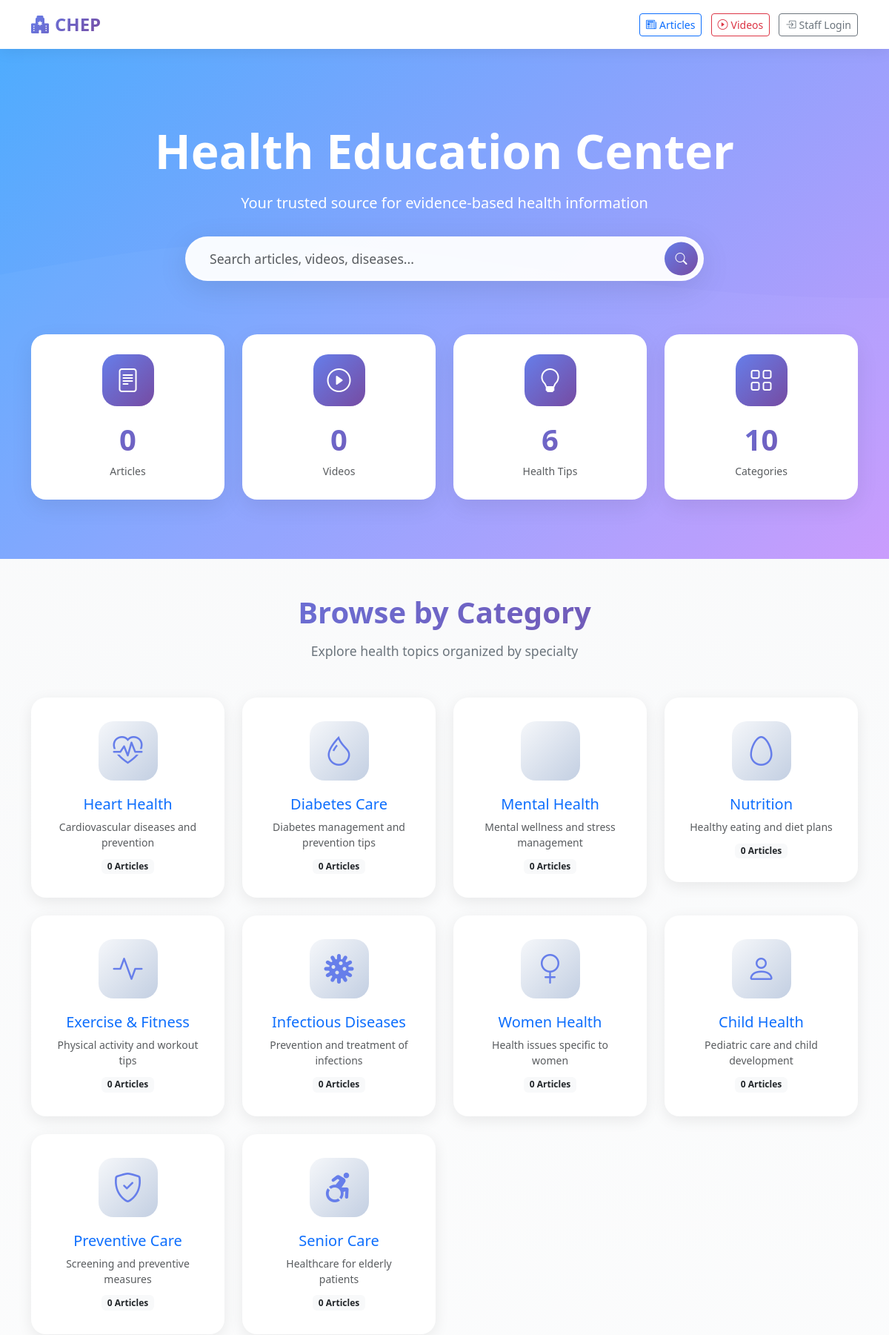
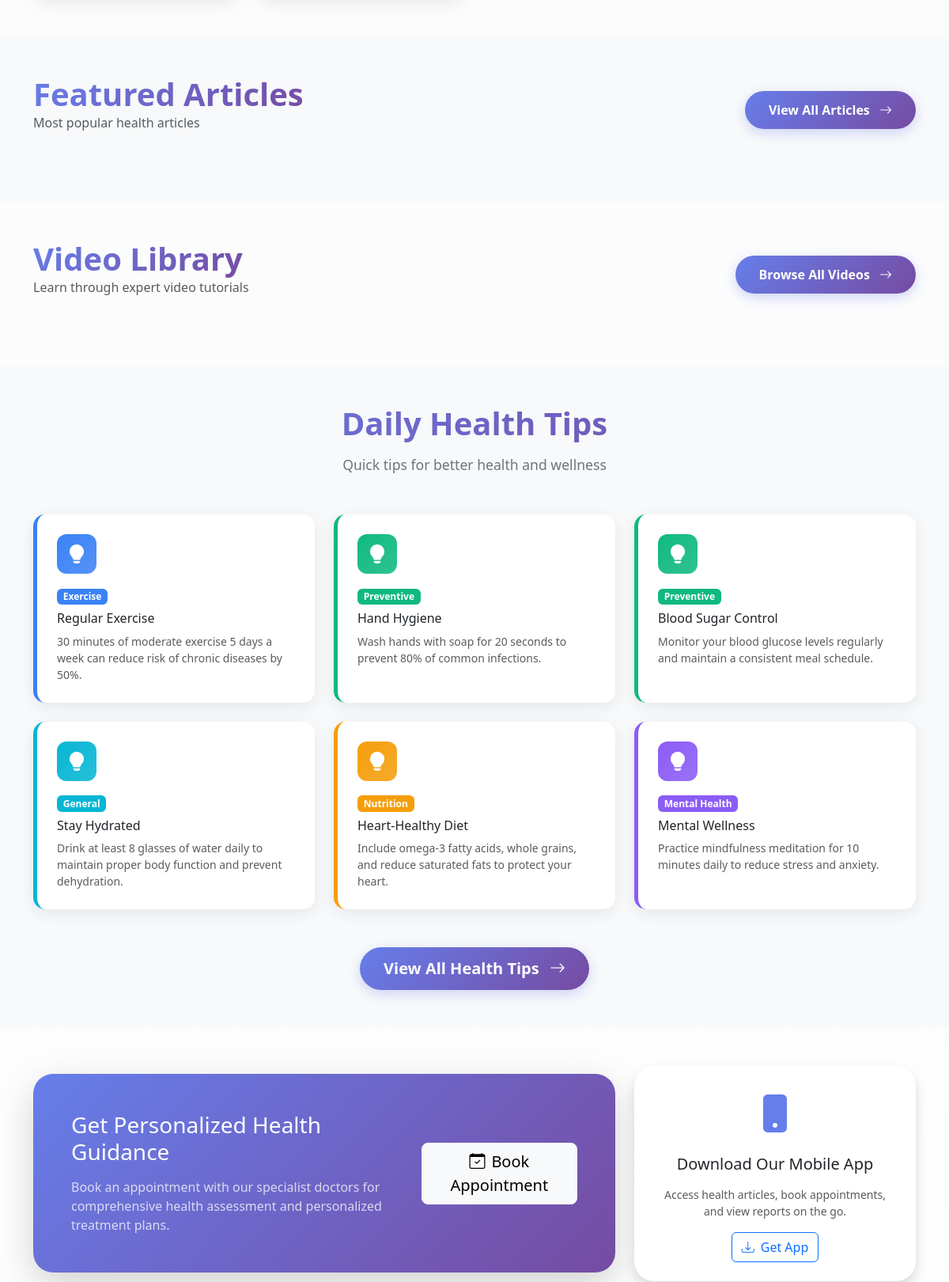
/education/index.php (upper part), run on the app's committed database (2 pictures, top to bottom).
### tables this page shows
CREATE TABLE `health_categories` (
  `id` INT UNSIGNED PRIMARY KEY AUTO_INCREMENT,
  `name` VARCHAR(100) NOT NULL,
  `slug` VARCHAR(100) UNIQUE NOT NULL,
  `description` TEXT,
  `icon` VARCHAR(50),
  `parent_id` INT UNSIGNED NULL,
  `order_position` INT DEFAULT 0,
  FOREIGN KEY (`parent_id`) REFERENCES `health_categories`(`id`) ON DELETE SET NULL
);

CREATE TABLE `health_tips` (
  `id` INT UNSIGNED PRIMARY KEY AUTO_INCREMENT,
  `title` VARCHAR(255) NOT NULL,
  `content` TEXT NOT NULL,
  `category_id` INT UNSIGNED NOT NULL,
  `tip_type` ENUM('preventive', 'nutrition', 'exercise', 'mental_health', 'general') NOT NULL,
  `priority` INT DEFAULT 0,
  `is_featured` TINYINT(1) DEFAULT 0,
  `created_by` INT UNSIGNED NOT NULL,
  `created_at` TIMESTAMP DEFAULT CURRENT_TIMESTAMP,
  FOREIGN KEY (`category_id`) REFERENCES `health_categories`(`id`),
  FOREIGN KEY (`created_by`) REFERENCES `users`(`id`)
);

### education/index.php (the view, shortened to what this page needs)
<?php
require_once '../config.php';
$categories = $conn->query("
    SELECT hc.*, COUNT(ha.id) as article_count
    FROM health_categories hc
    LEFT JOIN health_articles ha ON hc.id = ha.category_id AND ha.status = 'published'
    WHERE hc.parent_id IS NULL
    GROUP BY hc.id
    ORDER BY hc.order_position
");
$tips = $conn->query("
    SELECT ht.*, hc.name as category_name
    FROM health_tips ht
    JOIN health_categories hc ON ht.category_id = hc.id
    WHERE ht.is_featured = 1
    ORDER BY ht.priority DESC, RAND()
    LIMIT 6
");
$stats = $conn->query("
    SELECT
        (SELECT COUNT(*) FROM health_articles WHERE status = 'published') as total_articles,
        (SELECT COUNT(*) FROM health_videos WHERE status = 'active') as total_videos,
        (SELECT COUNT(*) FROM health_tips) as total_tips,
        (SELECT COUNT(*) FROM health_categories WHERE parent_id IS NULL) as total_categories
")->fetch_assoc();
?>
<!DOCTYPE html>
<html lang="en">
<head>
    <link href="https://cdn.jsdelivr.net/npm/bootstrap@5.3.2/dist/css/bootstrap.min.css" rel="stylesheet">
    <link href="https://cdn.jsdelivr.net/npm/bootstrap-icons@1.11.3/font/bootstrap-icons.css" rel="stylesheet">
    <link href="https://unpkg.com/aos@2.3.1/dist/aos.css" rel="stylesheet">
</head>
<body>
<nav class="education-navbar">
    <div class="container">
        <div class="d-flex justify-content-between align-items-center">
            <a href="../index.php" class="nav-brand text-decoration-none">
                <i class="bi bi-hospital-fill me-2"></i>CHEP
            </a>
            <div>
                <a href="articles.php" class="btn btn-sm btn-outline-primary me-2">
                    <i class="bi bi-newspaper me-1"></i>Articles
                </a>
                <a href="videos.php" class="btn btn-sm btn-outline-danger me-2">
                    <i class="bi bi-play-circle me-1"></i>Videos
                </a>
                <?php if(isset($_SESSION['user']) && in_array($_SESSION['user']['role'], ['admin', 'doctor'])): ?>
                <a href="manage_articles.php" class="btn btn-sm btn-gradient">
                    <i class="bi bi-pencil-square me-1"></i>Manage Content
                </a>
                <?php else: ?>
                <a href="../login.php" class="btn btn-sm btn-outline-secondary">
                    <i class="bi bi-box-arrow-in-right me-1"></i>Staff Login
                </a>
                <?php endif; ?>
            </div>
        </div>
    </div>
</nav>
<section class="hero-section">
    <div class="container hero-content">
        <div class="text-center" data-aos="fade-down">
            <h1 class="display-3 fw-bold mb-3">Health Education Center</h1>
            <p class="lead mb-4">Your trusted source for evidence-based health information</p>
            <div class="search-wrapper" data-aos="fade-up" data-aos-delay="200">
                <form action="search.php" method="GET">
                    <input type="text" name="q" class="form-control search-input"
                           placeholder="Search articles, videos, diseases..." required>
                    <button type="submit" class="search-btn">
                        <i class="bi bi-search"></i>
                    </button>
                </form>
            </div>
            <div class="row mt-5 g-4">
                <div class="col-6 col-md-3" data-aos="fade-up" data-aos-delay="100">
                    <div class="stat-card">
                        <div class="stat-icon">
                            <i class="bi bi-file-text"></i>
                        </div>
                        <div class="stat-number"><?= $stats['total_articles'] ?></div>
                        <small class="text-muted">Articles</small>
                    </div>
                </div>
                <div class="col-6 col-md-3" data-aos="fade-up" data-aos-delay="200">
                    <div class="stat-card">
                        <div class="stat-icon">
                            <i class="bi bi-play-circle"></i>
                        </div>
                        <div class="stat-number"><?= $stats['total_videos'] ?></div>
                        <small class="text-muted">Videos</small>
                    </div>
                </div>
                <div class="col-6 col-md-3" data-aos="fade-up" data-aos-delay="300">
                    <div class="stat-card">
                        <div class="stat-icon">
                            <i class="bi bi-lightbulb"></i>
                        </div>
                        <div class="stat-number"><?= $stats['total_tips'] ?></div>
                        <small class="text-muted">Health Tips</small>
                    </div>
                </div>
                <div class="col-6 col-md-3" data-aos="fade-up" data-aos-delay="400">
                    <div class="stat-card">
                        <div class="stat-icon">
                            <i class="bi bi-grid"></i>
                        </div>
                        <div class="stat-number"><?= $stats['total_categories'] ?></div>
                        <small class="text-muted">Categories</small>
                    </div>
                </div>
            </div>
        </div>
    </div>
</section>
<section class="py-5">
    <div class="container">
        <div class="text-center mb-5" data-aos="fade-up">
            <h2 class="section-title">Browse by Category</h2>
            <p class="section-subtitle">Explore health topics organized by specialty</p>
        </div>
        <div class="row g-4">
            <?php
            $delay = 0;
            while($cat = $categories->fetch_assoc()):
            ?>
            <div class="col-md-6 col-lg-3" data-aos="fade-up" data-aos-delay="<?= $delay ?>">
                <a href="articles.php?category=<?= $cat['slug'] ?>" class="text-decoration-none">
                    <div class="category-card">
                        <div class="category-icon">
                            <i class="bi bi-<?= $cat['icon'] ?: 'heart-pulse' ?>"></i>
                        </div>
                        <h5 class="mb-2"><?= htmlspecialchars($cat['name']) ?></h5>
                        <p class="text-muted small mb-2"><?= htmlspecialchars($cat['description']) ?></p>
                        <span class="badge bg-light text-dark">
                            <?= $cat['article_count'] ?> Articles
                        </span>
                    </div>
                </a>
            </div>
            <?php
            $delay += 100;
            endwhile;
            ?>
        </div>
    </div>
</section>
<section class="py-5 bg-light">
    <div class="container">
        <div class="d-flex justify-content-between align-items-center mb-5" data-aos="fade-up">
            <div>
                <h2 class="section-title mb-0">Featured Articles</h2>
                <p class="text-muted">Most popular health articles</p>
            </div>
                        <a href="articles.php" class="btn btn-gradient">
                View All Articles <i class="bi bi-arrow-right ms-2"></i>
            </a>
        </div>
    </div>
</section>
<section class="py-5">
    <div class="container">
        <div class="d-flex justify-content-between align-items-center mb-5" data-aos="fade-up">
            <div>
                <h2 class="section-title mb-0">Video Library</h2>
                <p class="text-muted">Learn through expert video tutorials</p>
            </div>
            <a href="videos.php" class="btn btn-gradient">
                Browse All Videos <i class="bi bi-arrow-right ms-2"></i>
            </a>
        </div>
    </div>
</section>
<section class="py-5 bg-light">
    <div class="container">
        <div class="text-center mb-5" data-aos="fade-up">
            <h2 class="section-title">Daily Health Tips</h2>
            <p class="section-subtitle">Quick tips for better health and wellness</p>
        </div>
        <div class="row g-4">
            <?php
            $delay = 0;
            $tip_colors = [
                'preventive' => '#10b981',
                'nutrition' => '#f59e0b',
                'exercise' => '#3b82f6',
                'mental_health' => '#8b5cf6',
                'general' => '#06b6d4'
            ];
            while($tip = $tips->fetch_assoc()):
                $color = $tip_colors[$tip['tip_type']] ?? '#10b981';
            ?>
            <div class="col-md-6 col-lg-4" data-aos="fade-up" data-aos-delay="<?= $delay ?>">
                <div class="tip-card" style="border-left-color: <?= $color ?>;">
                    <div class="tip-icon" style="background: linear-gradient(135deg, <?= $color ?>, <?= $color ?>dd);">
                        <i class="bi bi-lightbulb-fill"></i>
                    </div>
                    <span class="badge mb-2" style="background-color: <?= $color ?>;">
                        <?= ucwords(str_replace('_', ' ', $tip['tip_type'])) ?>
                    </span>
                    <h6 class="mb-2"><?= htmlspecialchars($tip['title']) ?></h6>
                    <p class="text-muted small mb-0"><?= htmlspecialchars($tip['content']) ?></p>
                </div>
            </div>
            <?php
            $delay += 100;
            endwhile;
            ?>
        </div>
        <div class="text-center mt-5" data-aos="fade-up">
            <a href="tips.php" class="btn btn-gradient btn-lg">
                View All Health Tips <i class="bi bi-arrow-right ms-2"></i>
            </a>
        </div>
    </div>
</section>
<section class="py-5">
    <div class="container">
        <div class="row align-items-center" data-aos="zoom-in">
            <div class="col-lg-8">
                <div class="card border-0 shadow-lg"
                     style="background: var(--primary-gradient); color: white; border-radius: 25px;">
                    <div class="card-body p-5">
                        <div class="row align-items-center">
                            <div class="col-md-8">
                                <h3 class="mb-3">Get Personalized Health Guidance</h3>
                                <p class="mb-0 opacity-75">
                                    Book an appointment with our specialist doctors for comprehensive health assessment
                                    and personalized treatment plans.
                                </p>
                            </div>
                            <div class="col-md-4 text-md-end mt-3 mt-md-0">
                                <a href="../public/patient_portal.php" class="btn btn-light btn-lg">
                                    <i class="bi bi-calendar-check me-2"></i>Book Appointment
                                </a>
                            </div>
                        </div>
                    </div>
                </div>
            </div>
            <div class="col-lg-4 mt-4 mt-lg-0">
                <div class="card border-0 shadow" style="border-radius: 25px;">
                    <div class="card-body p-4 text-center">
                        <div class="mb-3">
                            <i class="bi bi-phone-fill" style="font-size: 3rem; color: #667eea;"></i>
                        </div>
                        <h5 class="mb-3">Download Our Mobile App</h5>
                        <p class="text-muted small mb-3">
                            Access health articles, book appointments, and view reports on the go.
                        </p>
                        <a href="../pwa/index.html" target="_blank" class="btn btn-outline-primary">
                            <i class="bi bi-download me-2"></i>Get App
                        </a>
                    </div>
                </div>
            </div>
        </div>
    </div>
</section>
</body>
</html>

### education/index.php (style rules this page uses)
:root { --primary-gradient: linear-gradient(135deg, #667eea 0%, #764ba2 100%); --success-gradient: linear-gradient(135deg, #f093fb 0%, #f5576c 100%); --info-gradient: linear-gradient(135deg, #4facfe 0%, #00f2fe 100%); --warning-gradient: linear-gradient(135deg, #fa709a 0%, #fee140 100%); }
body { background: linear-gradient(to bottom, #f8f9fa 0%, #ffffff 100%); font-family: 'Segoe UI', Tahoma, Geneva, Verdana, sans-serif; }
.hero-section { background: linear-gradient(-45deg, #667eea, #764ba2, #f093fb, #4facfe); background-size: 400% 400%; animation: gradientShift 15s ease infinite; color: white; padding: 100px 0 80px; position: relative; overflow: hidden; }
.hero-section::before { content: ''; position: absolute; top: 0; left: 0; right: 0; bottom: 0; background-size: cover; opacity: 0.3; }
.hero-content { position: relative; z-index: 1; }
.search-wrapper { position: relative; max-width: 700px; margin: 30px auto 0; }
.search-input { height: 60px; border-radius: 50px; padding: 0 60px 0 30px; font-size: 1.1rem; border: 3px solid rgba(255,255,255,0.3); background: rgba(255,255,255,0.95); box-shadow: 0 10px 40px rgba(0,0,0,0.1); transition: all 0.3s; }
.search-btn { position: absolute; right: 8px; top: 50%; transform: translateY(-50%); height: 45px; width: 45px; border-radius: 50%; border: none; background: var(--primary-gradient); color: white; display: flex; align-items: center; justify-content: center; transition: all 0.3s; }
.stat-card { background: white; border-radius: 20px; padding: 25px; text-align: center; box-shadow: 0 10px 30px rgba(0,0,0,0.08); transition: all 0.3s; border: 2px solid transparent; }
.stat-icon { width: 70px; height: 70px; margin: 0 auto 15px; border-radius: 20px; display: flex; align-items: center; justify-content: center; font-size: 2rem; background: var(--primary-gradient); color: white; }
.stat-number { font-size: 2.5rem; font-weight: 700; background: var(--primary-gradient); -webkit-background-clip: text; -webkit-text-fill-color: transparent; background-clip: text; }
.category-card { background: white; border-radius: 20px; padding: 30px; text-align: center; transition: all 0.4s cubic-bezier(0.165, 0.84, 0.44, 1); box-shadow: 0 5px 20px rgba(0,0,0,0.08); border: 2px solid transparent; position: relative; overflow: hidden; }
.category-card::before { content: ''; position: absolute; top: 0; left: -100%; width: 100%; height: 100%; background: var(--primary-gradient); transition: all 0.4s; z-index: 0; }
.category-card * { position: relative; z-index: 1; transition: all 0.3s; }
.category-icon { width: 80px; height: 80px; margin: 0 auto 20px; border-radius: 20px; display: flex; align-items: center; justify-content: center; font-size: 2.5rem; background: linear-gradient(135deg, #f5f7fa 0%, #c3cfe2 100%); color: #667eea; transition: all 0.3s; }
.tip-card { background: white; border-radius: 15px; padding: 25px; border-left: 5px solid #10b981; box-shadow: 0 5px 20px rgba(0,0,0,0.08); transition: all 0.3s; height: 100%; }
.tip-icon { width: 50px; height: 50px; background: linear-gradient(135deg, #10b981, #059669); color: white; border-radius: 12px; display: flex; align-items: center; justify-content: center; font-size: 1.5rem; margin-bottom: 15px; }
.section-title { font-size: 2.5rem; font-weight: 700; margin-bottom: 15px; background: var(--primary-gradient); -webkit-background-clip: text; -webkit-text-fill-color: transparent; background-clip: text; }
.section-subtitle { color: #6c757d; font-size: 1.1rem; margin-bottom: 50px; }
.btn-gradient { background: var(--primary-gradient); border: none; color: white; padding: 12px 30px; border-radius: 50px; font-weight: 600; transition: all 0.3s; box-shadow: 0 5px 15px rgba(102, 126, 234, 0.3); }
.education-navbar { background: white; box-shadow: 0 2px 20px rgba(0,0,0,0.08); padding: 15px 0; position: sticky; top: 0; z-index: 1000; }
.nav-brand { font-size: 1.5rem; font-weight: 700; background: var(--primary-gradient); -webkit-background-clip: text; -webkit-text-fill-color: transparent; background-clip: text; }

### data on the page
health_categories: name "Heart Health", description "Cardiovascular diseases and prevention", article_count "0"
health_categories: name "Diabetes Care", description "Diabetes management and prevention tips", article_count "0"
health_categories: name "Mental Health", description "Mental wellness and stress management", article_count "0"
health_categories: name "Nutrition", description "Healthy eating and diet plans", article_count "0"
health_categories: name "Exercise & Fitness", description "Physical activity and workout tips", article_count "0"
health_categories: name "Infectious Diseases", description "Prevention and treatment of infections", article_count "0"
health_categories: name "Women Health", description "Health issues specific to women", article_count "0"
health_categories: name "Child Health", description "Pediatric care and child development", article_count "0"
health_categories: name "Preventive Care", description "Screening and preventive measures", article_count "0"
health_categories: name "Senior Care", description "Healthcare for elderly patients", article_count "0"
health_tips: tip_type "Exercise", title "Regular Exercise", content "30 minutes of moderate exercise 5 days a week can reduce risk of chronic diseases by 50%."
health_tips: tip_type "Preventive", title "Hand Hygiene", content "Wash hands with soap for 20 seconds to prevent 80% of common infections."
health_tips: tip_type "Preventive", title "Blood Sugar Control", content "Monitor your blood glucose levels regularly and maintain a consistent meal schedule."
health_tips: tip_type "General", title "Stay Hydrated", content "Drink at least 8 glasses of water daily to maintain proper body function and prevent dehydration."
health_tips: tip_type "Nutrition", title "Heart-Healthy Diet", content "Include omega-3 fatty acids, whole grains, and reduce saturated fats to protect your heart."
health_tips: tip_type "Mental Health", title "Mental Wellness", content "Practice mindfulness meditation for 10 minutes daily to reduce stress and anxiety."

### other printed values
$stats['total_articles'] "0"
$stats['total_videos'] "0"
$stats['total_tips'] "6"
$stats['total_categories'] "10"
